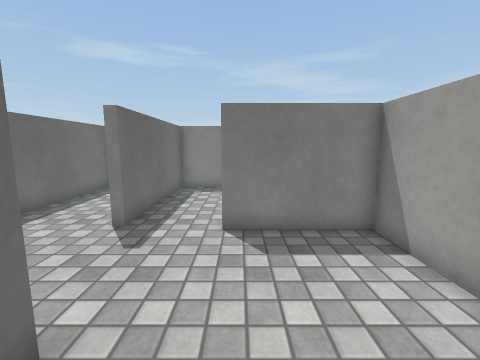
[1] (above)

16 first-person views from a walk through a scene from a Unity 3-D project. The camera is 1.2 m above the floor, tilts 8° down and sees 90° across. The floor is counted in squares, 0.48 m on a side. Each view is taken from the middle of a square. On the plan, view 1 faces up. The plan holds only what a view shows up to about 17 squares ahead; the rest is blank. The player character is not drawn. Some animated figures are not drawn. Surface patterns are stand-ins for the level's own textures.

[2]
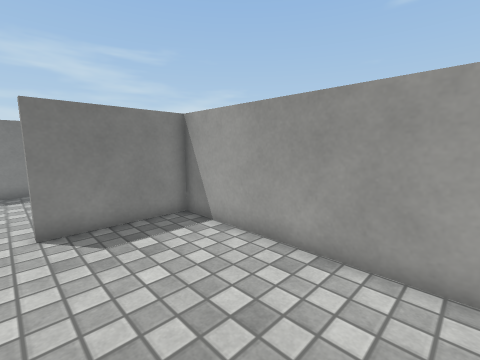

[3]
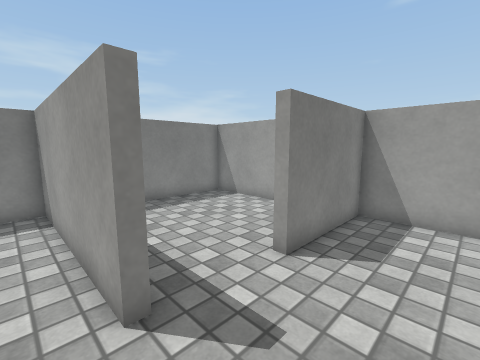

[4]
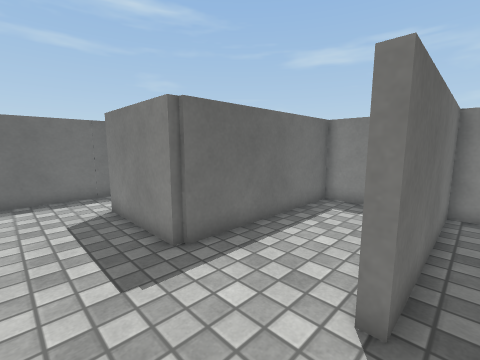

[5]
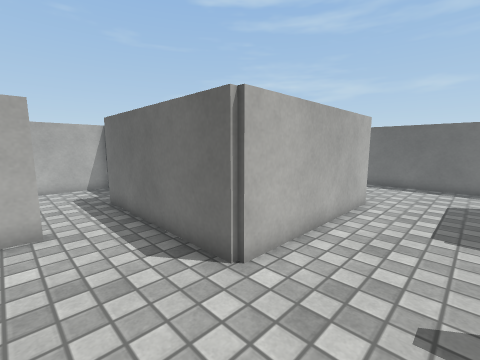

[6]
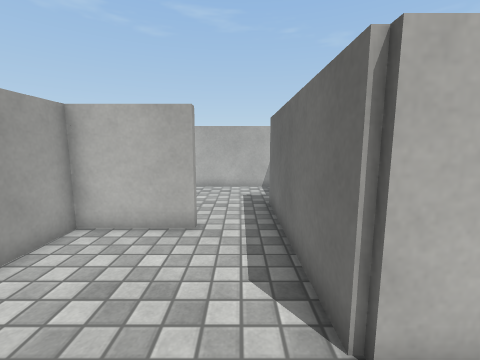

[7]
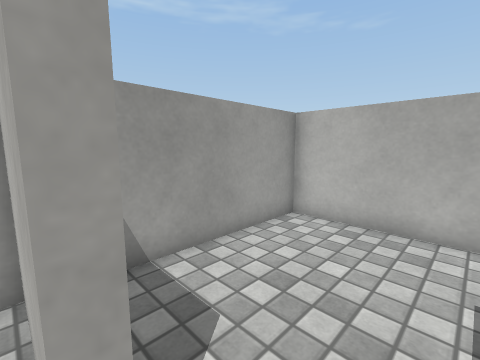

[8]
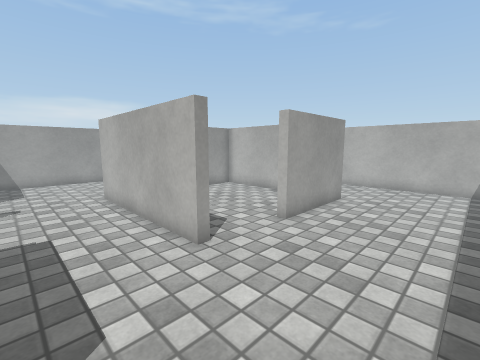

[9]
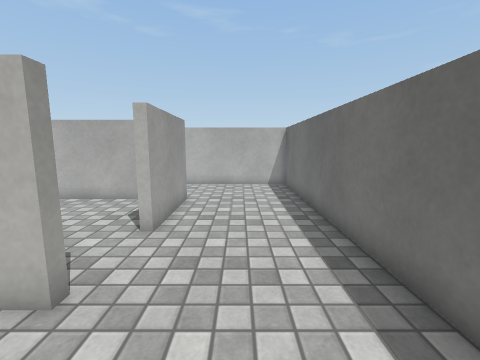

[10]
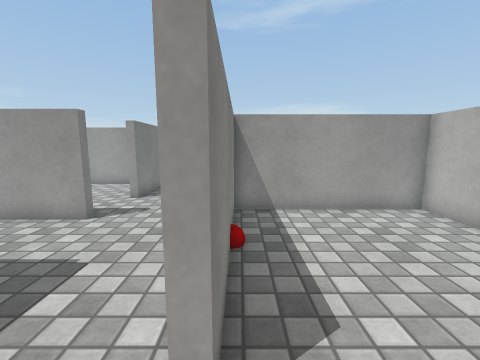

[11]
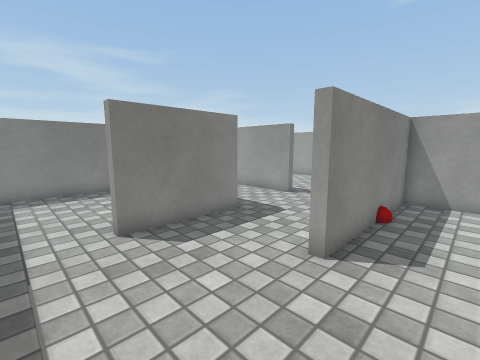

[12]
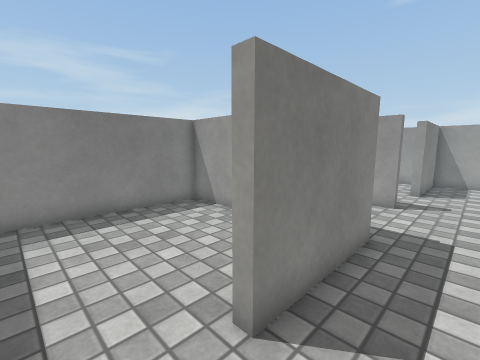

[13]
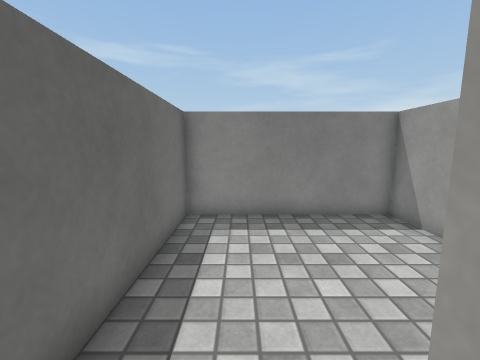

[14]
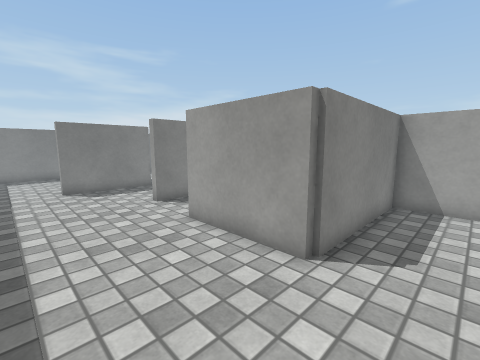

[15]
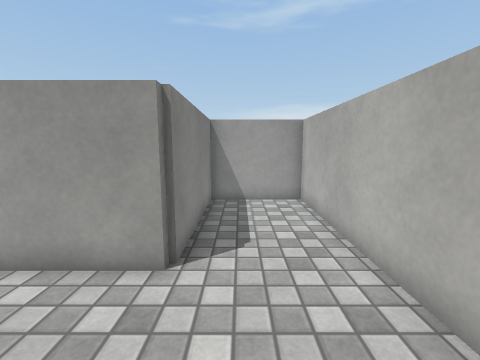

[16]
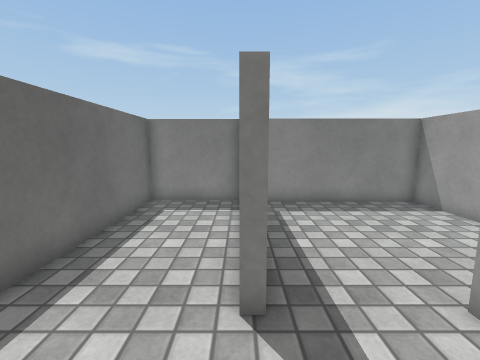

### Floor plan
Points are (right, up) in squares from view 1. A wall is a line through its corners. A room is listed if a view was taken in it or the views show most of it. See-through windows are left out.
Room 1 (views 1, 2, 4, 5, 6, 16)
walls: (-4.5, 2.6) (-2.3, 2.6) (-2.3, -1.6); (0.4, -2.1) (4, -2.1) (4, 6.9) (-0.5, 6.9) (-0.5, 7.4); (-3.6, 8.5) (-3.6, 7.3) (-4, 7.3)
ways out: opening at (-4, 5.5) to room 2; opening at (-0.5, -2) to room 3; opening at (-2, 7.3) to room 5
Room 2 (views 3, 8, 9, 12, 13)
walls: (-10.1, 2.6) (-4.5, 2.6); (-4, 7.3) (-4, 14.9) (-8.1, 14.9) (-8.1, 6.9) (-12.9, 6.9) (-12.9, 7.4); (-16, 7.6) (-16, 3.6)
ways out: opening at (-4, 5.5) to room 1; opening at (-13, 2.5) to room 4; opening at (-14, 7) to room 6
Room 3 (view 7)
walls: (0.4, -2.5) (0.4, -2.1); (-2.3, -1.6) (-2.3, -5.5); (-3.5, -9.9) (4, -9.9) (4, -3.5)
ways out: opening at (-0.5, -2) to room 1
Room 4 (views 10, 11, 14, 15)
walls: (-10, -5.5) (-10.4, -5.5) (-10.4, -0.8) (-10, -0.8); (-10.1, 2.2) (-10.1, 2.6); (-3.8, -5.6) (-10.1, -5.6); (-16, 3.6) (-16, -9.9) (-3.8, -9.9); (-4, -10) (-4, -5.6)
ways out: opening at (-13, 2.5) to room 2; opening at (-10, 0.5) to room 7
Room 5 (no view inside)
walls: (4, 9.2) (4, 14.6) (-3.6, 14.6) (-3.6, 8.5); (4, 8) (4, 8.8)
ways out: opening at (-2, 7.3) to room 1
Room 6 (no view inside)
walls: (-8.5, 11.9) (-8.5, 14.6) (-16, 14.6) (-16, 7.6)
ways out: opening at (-14, 7) to room 2
Room 7 (no view inside)
walls: (-8.2, -5.2) (-2.7, -5.2) (-2.7, 2.2) (-10.1, 2.2)
ways out: opening at (-10, 0.5) to room 4
objects: red ball (-6, 2)

Positions as (right, up) in squares from view 1, and headings:
1: (0, 0), facing up
2: (-1, -1), facing up-right
3: (-5, 4), facing up-right
4: (-3, 4), facing up-left
5: (1, 6), facing down-left
6: (-1, 5), facing down
7: (-1, -2), facing down-right
8: (-15, 6), facing down-right
9: (-13, 6), facing down
10: (-12, 2), facing right
11: (-15, 0), facing up-right
12: (-15, 5), facing up-right
13: (-14, 6), facing up
14: (-15, -8), facing up-right
15: (-15, -7), facing right
16: (-4, 4), facing up
